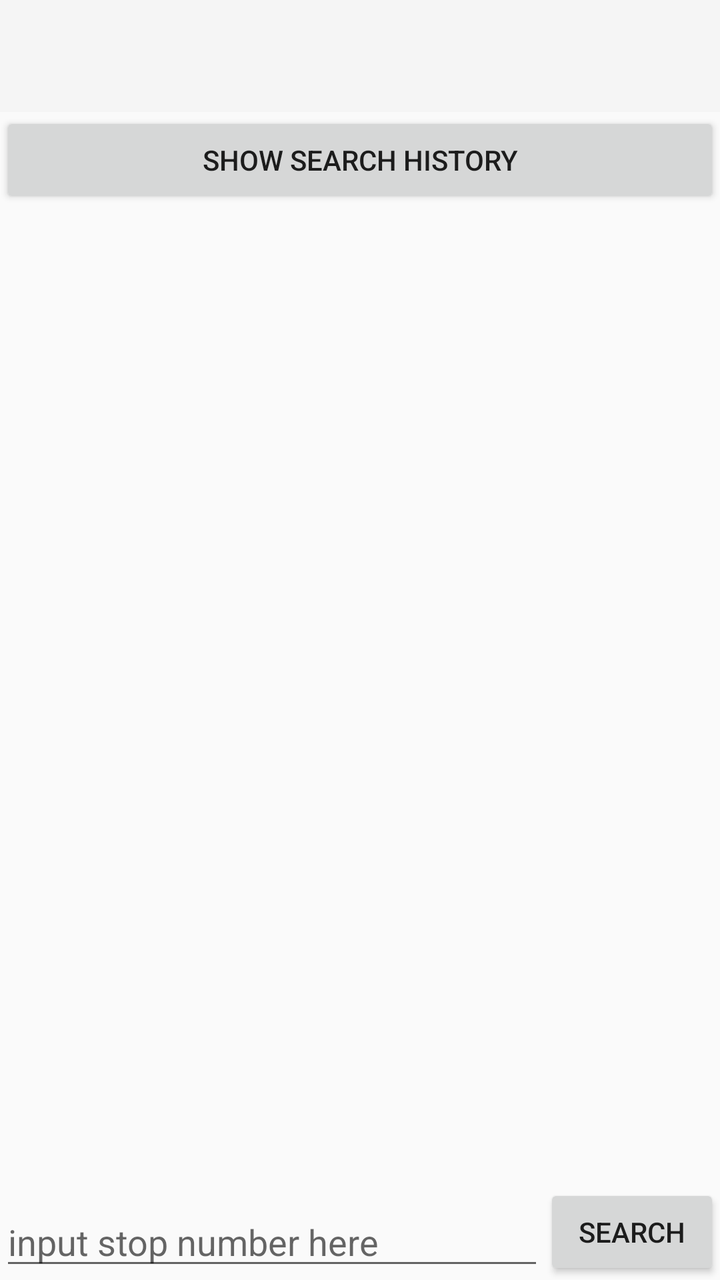
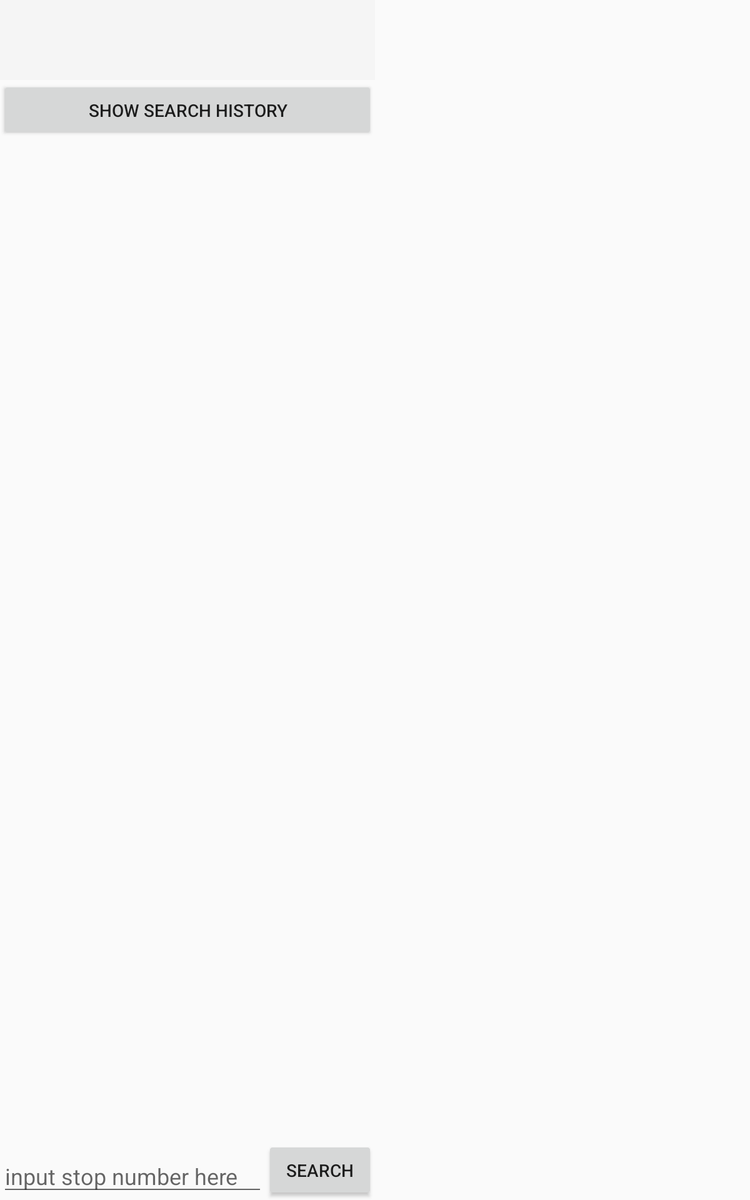

An Android layout and its configuration variant, each rendered on a device that would load it. The default file and the variant file are quoted in full after the pictures.
<!-- AndroidManifest.xml: activity theme Theme.AppCompat.Light.NoActionBar -->
<!-- res/layout/activity_octranspo_bus_route.xml -->
<?xml version="1.0" encoding="utf-8"?>
<RelativeLayout xmlns:android="http://schemas.android.com/apk/res/android"
    xmlns:app="http://schemas.android.com/apk/res-auto"

    xmlns:tools="http://schemas.android.com/tools"
    android:layout_width="match_parent"
    android:layout_height="match_parent"
    android:orientation="vertical"
    tools:context=".rogerli.octranspo.OCTranspoBusRouteActivity">

    <android.support.design.widget.AppBarLayout
        android:layout_width="match_parent"
        android:layout_height="wrap_content"
        android:theme="@style/ThemeOverlay.AppCompat.Dark.ActionBar"
        android:id="@+id/bar_layout">

        <android.support.v7.widget.Toolbar
            android:layout_width="match_parent"
            android:layout_height="?android:attr/actionBarSize"
            android:id="@+id/octranspo_toolbar"
            android:layout_alignParentTop="true"
            android:visibility="visible"
            app:popupTheme="@style/ThemeOverlay.AppCompat.Dark"
            />

    </android.support.design.widget.AppBarLayout>

    <Button
        android:layout_width="match_parent"
        android:layout_height="wrap_content"
        android:text="@string/octranspo_show_search_history"
        android:id="@+id/show_search_history_button"
        android:layout_below="@+id/bar_layout"/>


    <ListView
        android:layout_width="match_parent"
        android:layout_height="wrap_content"
        android:id="@+id/list_view"
        android:contentDescription="@string/octranspo_search_history"
        android:layout_below="@id/show_search_history_button"
        android:layout_above="@+id/progress_bar"
        />




    <EditText
        android:layout_width="wrap_content"
        android:layout_height="wrap_content"
        android:inputType="text"
        android:id="@+id/input_stop_number"
        android:layout_toStartOf="@id/get_stop_button"
        android:gravity="bottom"
        android:layout_alignParentStart="true"
        android:layout_alignParentBottom="true"
        android:hint="@string/input_hint"/>


    <Button
        android:layout_width="wrap_content"
        android:layout_height="wrap_content"
        android:id="@+id/get_stop_button"
        android:text="@string/search_button_name"
        android:layout_alignParentBottom="true"
        android:layout_alignParentEnd="true"
        />


</RelativeLayout>
<!-- resources referenced by this layout -->
<resources>
  <string name="input_hint">input stop number here</string>
  <string name="octranspo_search_history">Search History</string>
  <string name="octranspo_show_search_history">Show Search History</string>
  <string name="search_button_name">Search</string>
  <style name="ThemeOverlay.AppCompat.Dark" />
  <style name="ThemeOverlay.AppCompat.Dark.ActionBar" />
</resources>
<!-- res/layout-sw600dp/activity_octranspo_bus_route.xml (the author's variant of the layout above) -->
<!-- drawn on a 7-inch tablet held upright -->
<?xml version="1.0" encoding="utf-8"?>
<RelativeLayout xmlns:android="http://schemas.android.com/apk/res/android"
    xmlns:app="http://schemas.android.com/apk/res-auto"

    xmlns:tools="http://schemas.android.com/tools"
    android:layout_width="match_parent"
    android:layout_height="match_parent"
    tools:context=".rogerli.octranspo.OCTranspoBusRouteActivity">

    <android.support.design.widget.AppBarLayout
        android:layout_width="match_parent"
        android:layout_height="wrap_content"
        android:theme="@style/ThemeOverlay.AppCompat.Dark.ActionBar"
        android:id="@+id/bar_layout"
        android:layout_alignEnd="@+id/list_view">

        <android.support.v7.widget.Toolbar
            android:layout_width="match_parent"
            android:layout_height="?android:attr/actionBarSize"
            android:id="@+id/octranspo_toolbar"
            android:layout_alignParentTop="true"
            android:visibility="visible"
            app:popupTheme="@style/ThemeOverlay.AppCompat.Dark"
            />

    </android.support.design.widget.AppBarLayout>

    <Button
        android:layout_width="match_parent"
        android:layout_height="wrap_content"
        android:text="@string/octranspo_show_search_history"
        android:id="@+id/show_search_history_button"
        android:layout_alignEnd="@+id/list_view"
        android:layout_below="@+id/bar_layout"/>

    <FrameLayout
        android:layout_width="match_parent"
        android:layout_height="match_parent"
        android:id="@+id/detail_frame"
        android:layout_toEndOf="@+id/list_view"
        />


    <ListView
        android:layout_width="300dp"
        android:layout_height="wrap_content"
        android:id="@+id/list_view"
        android:contentDescription="@string/octranspo_search_history"
        android:layout_below="@id/show_search_history_button"
        android:layout_above="@+id/progress_bar"
        />

    <ProgressBar
        android:layout_width="match_parent"
        android:layout_height="wrap_content"
        android:id="@+id/progress_bar"
        android:layout_above="@+id/input_stop_number"
        android:visibility="invisible"
        android:layout_alignEnd="@+id/list_view"
        android:layout_gravity="bottom"/>


    <EditText
        android:layout_width="wrap_content"
        android:layout_height="wrap_content"
        android:inputType="text"
        android:id="@+id/input_stop_number"
        android:layout_toStartOf="@id/get_stop_button"
        android:gravity="bottom"
        android:layout_alignParentStart="true"
        android:layout_alignParentBottom="true"
        android:hint="@string/input_hint"/>


    <Button
        android:layout_width="wrap_content"
        android:layout_height="wrap_content"
        android:id="@+id/get_stop_button"
        android:text="@string/search_button_name"
        android:layout_alignParentBottom="true"
        android:layout_alignEnd="@+id/list_view"
        />


</RelativeLayout>
